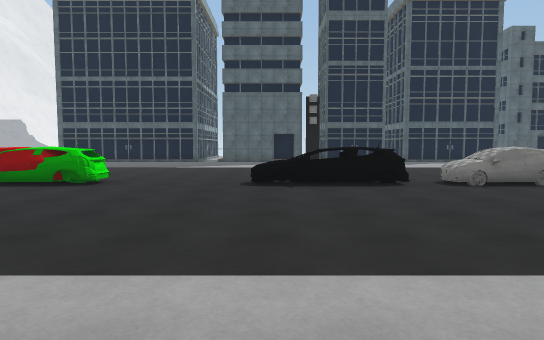
[1] (above)

21 first-person views from a walk through a Unity game level. The camera is 1.5 m above the floor, tilts 4° down and sees 75° across. The floor is counted in squares, 2 m on a side. Each view is taken from the middle of a square. On the plan, view 1 faces up. The plan holds only what a view shows up to about 11 squares ahead; the rest is blank. The place goes on beyond the plan. The player is left out. Surface patterns are stand-ins for the level's own textures.

[2]
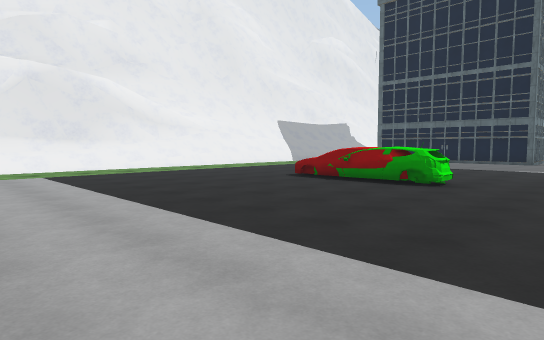

[3]
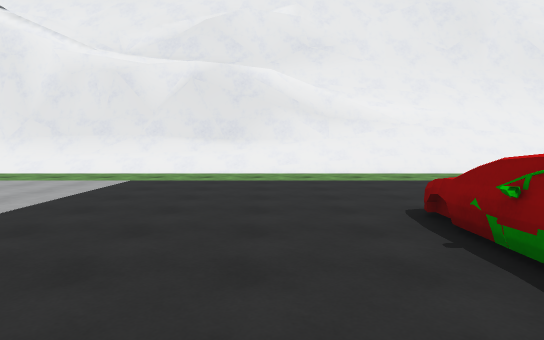

[4]
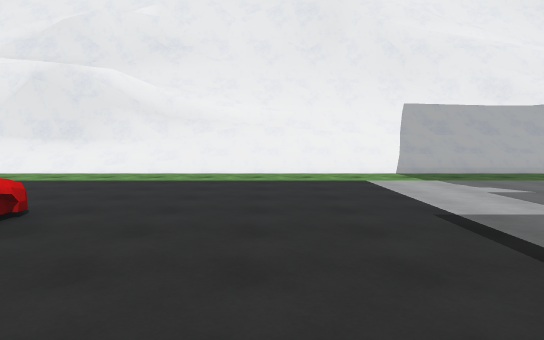

[5]
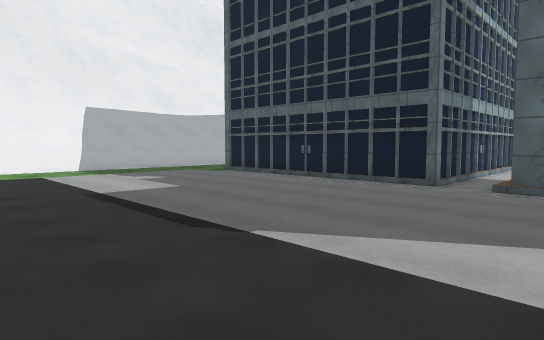

[6]
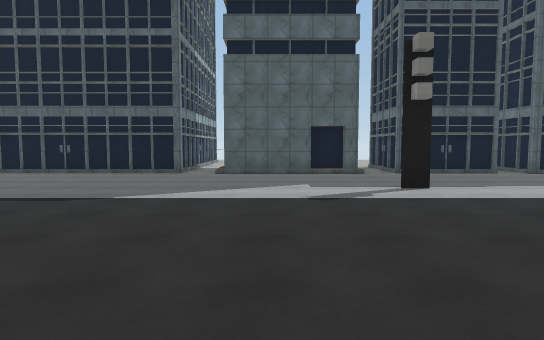

[7]
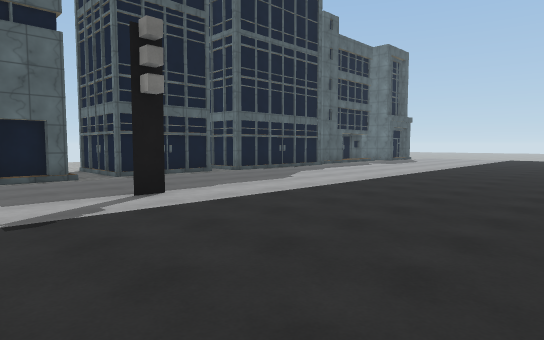

[8]
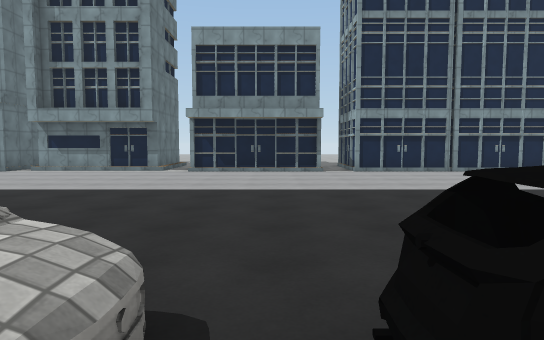

[9]
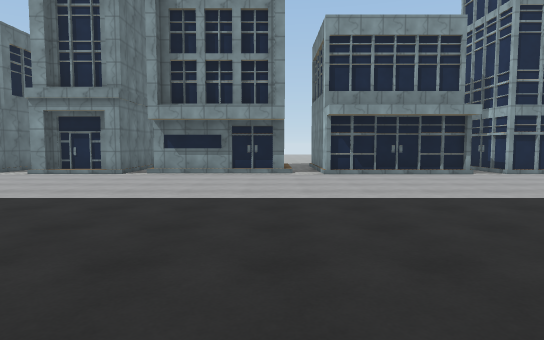

[10]
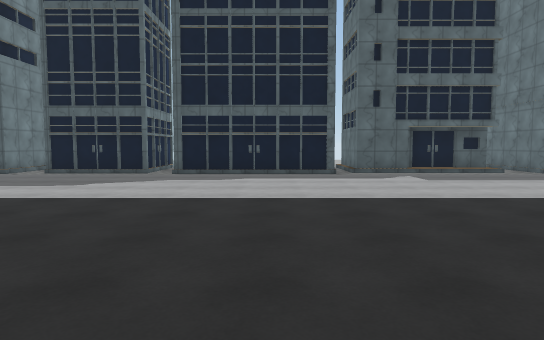

[11]
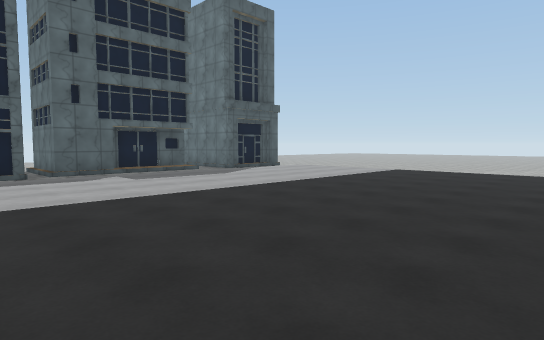

[12]
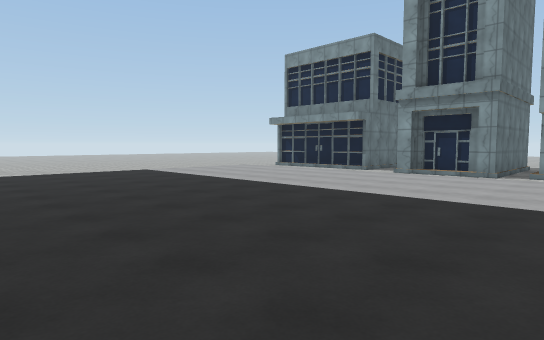

[13]
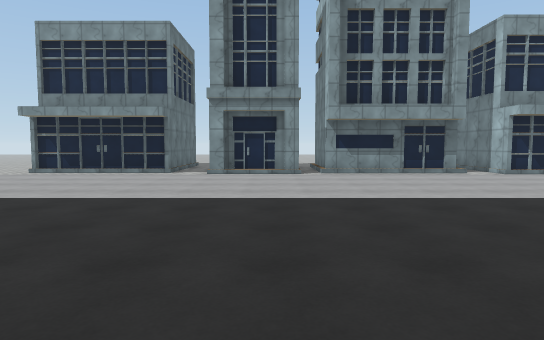

[14]
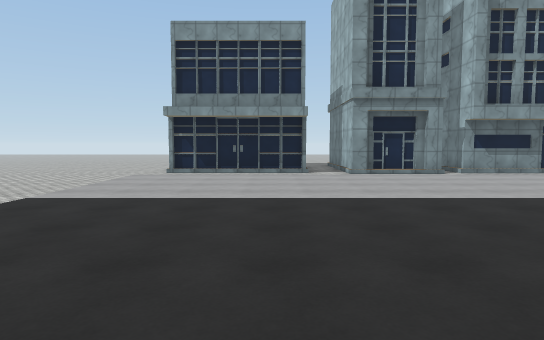

[15]
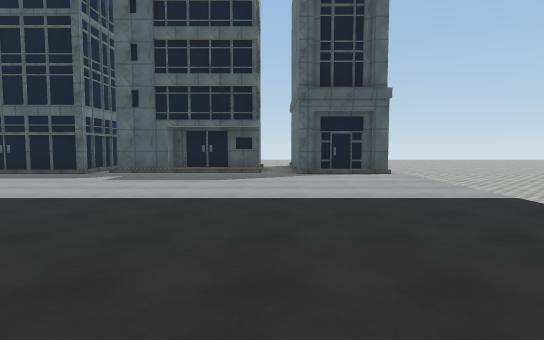

[16]
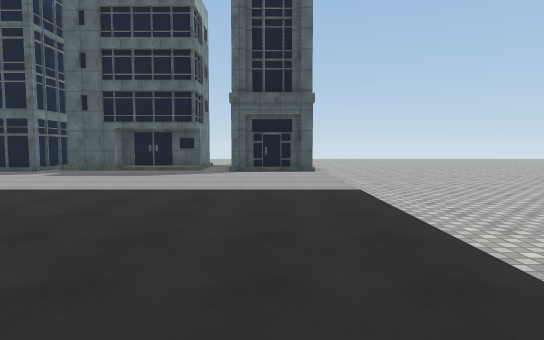

[17]
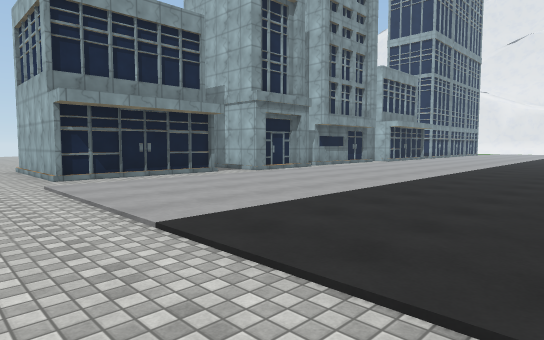

[18]
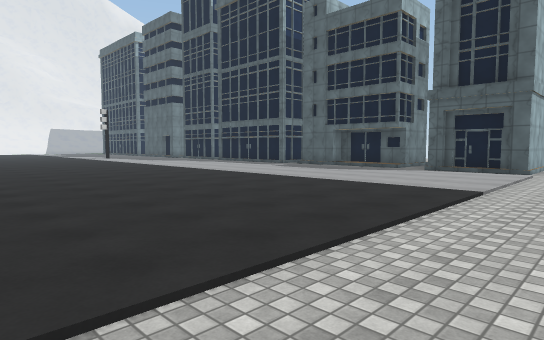

[19]
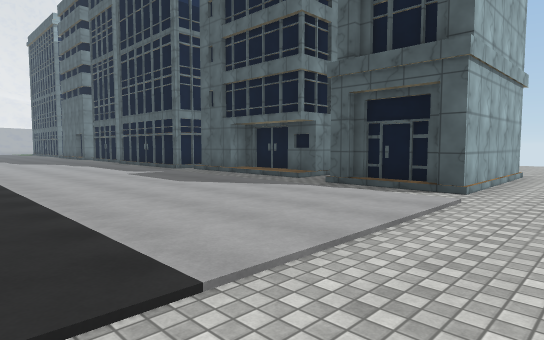

[20]
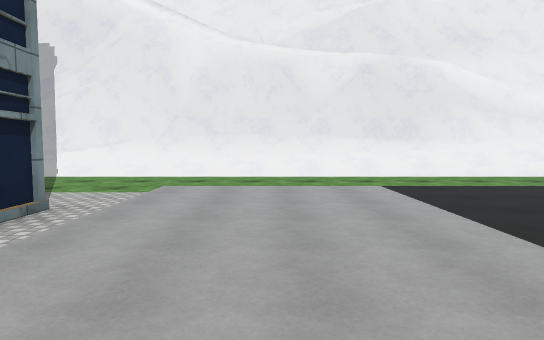

[21]
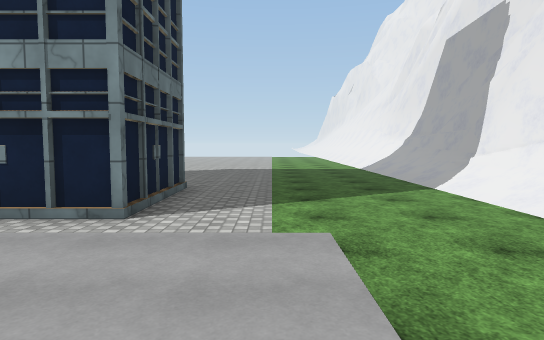

### Floor plan
Key: @ floor where view 1 was taken; # wall or solid block; . floor; / step, stairs or slope; = window, fence, low wall or low ledge; ^ raised ledge; O other object.
Columns run from 14 left of view 1 to 21 right of it. Each row starts with its distance up from view 1.
 23           #
 22           #.
 21           #.                     #.
 20           #.    .#               #.
 19           #.    .#       /#  #   #.
 18 #=        #.   #.# #.#  #/####.###..
 17 ==.  ######.####.###.####/////.###..
 16 ==..................................
 15 ==..................................
 14 ==..................................
 13 ==..............#...................
 12 ==..................................
 11 ==..................................
 10 #=..................................
  9  =..................................
  8 ##.................   ..............
  7 #......^^^^...^^^.OO . .............
  6 =...................................
  5 #...................................
  4 #...................................
  3 #/..................................
  2 #/..................................
  1 =/..................................
  0 #/............@.....................
 -1 #/........  ........................
 -2 #/.......   ........................
 -3 #/....#########.####.////####.......
 -4 #/....#       #    #.#####  ######..
 -5 #/....#                  #       #.
 -6 #/.....                  #       #
 -7 #/.....                          #
 -8 #/.....

Positions as (right, up) in squares from view 1, and headings:
1: (0, 0), facing up
2: (-1, 0), facing up-left
3: (-3, 5), facing left
4: (-3, 10), facing left
5: (-1, 10), facing up-left
6: (-1, 7), facing up
7: (-1, 8), facing up-right
8: (3, 8), facing down
9: (7, 7), facing down
10: (9, 7), facing up
11: (9, 7), facing up-right
12: (9, 7), facing down-right
13: (12, 7), facing down
14: (16, 7), facing down
15: (16, 7), facing up
16: (18, 6), facing up
17: (21, 5), facing down-left
18: (21, 6), facing up-left
19: (21, 11), facing up-left
20: (-4, 0), facing left
21: (-10, 1), facing down
